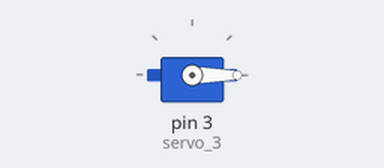
This sketch was run on a simulated Arduino Uno, built with avr-gcc and run on an emulated ATmega328P. Parts: servo.

Above: at 0.05 s.
At 4.75 s:
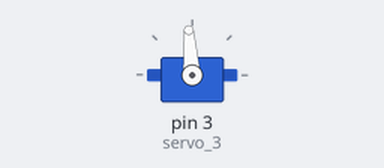
At 9.55 s:
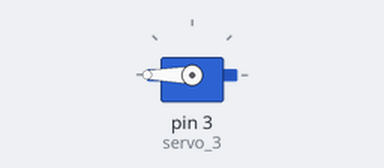
At 19.05 s:
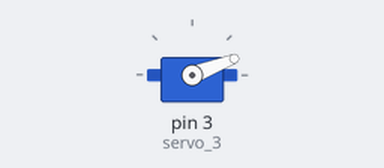
Timing chart, 0 to 26.2 s (numbered marks = the images above):
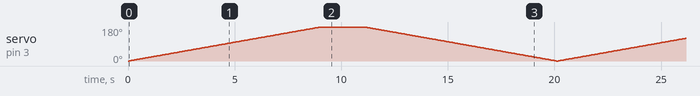

The sketch:

servo.ino
```cpp
#include <Servo.h>

int i = 0;

int j = 0;

int k = 0;

Servo servo_3;

void setup()
{
  servo_3.attach(3);

}

void loop()
{
  for (i = 0; i <= 200; i += 1) {
    servo_3.write(i);
    delay(50); // Wait for 50 millisecond(s)
  }
  for (k = 200; k >= 0; k -= 1) {
    servo_3.write(k);
    delay(50); // Wait for 50 millisecond(s)
  }
}
```
